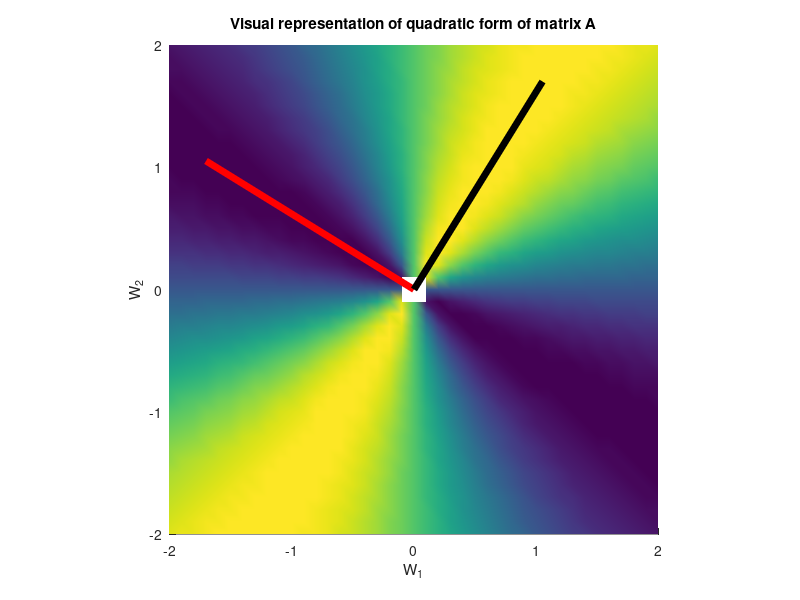

Here is the MATLAB script that generated this plot:
%%
%     COURSE: Linear algebra: theory and implementation
%    SECTION: Quadratic form and definiteness
%      VIDEO: Eigenvectors and the quadratic form surface
% Instructor: sincxpress.com
% 
%%

% create a happy little symmetric matrix
A = [1 2; 2 3];

% weights along each dimension
xi = -2:.1:2;

quadform = zeros(length(xi));
for i=1:length(xi)
    for j=1:length(xi)
        
        % define the vector
        x = [xi(i) xi(j)]';
        
        % compute the quadratic form of matrix A
        quadform(i,j) = x'*A*x/(x'*x);
        
    end
end

figure(3), clf, hold on

% draw the surface
surf(xi,xi,quadform'), shading interp
title('Visual representation of quadratic form of matrix A')
xlabel('W_1'), ylabel('W_2'), zlabel('energy')
rotate3d on, axis square

% eigendecomposition
[V,D] = eig(A);
V = V*2; % stretch for visualization

% plot the eigenvectors
zfact = max(quadform(:));
plot3([0 V(1,1)],[0 V(2,1)],[1 1]*zfact,'r','linew',5)
plot3([0 V(1,2)],[0 V(2,2)],[1 1]*zfact,'k','linew',5)

%% done.
